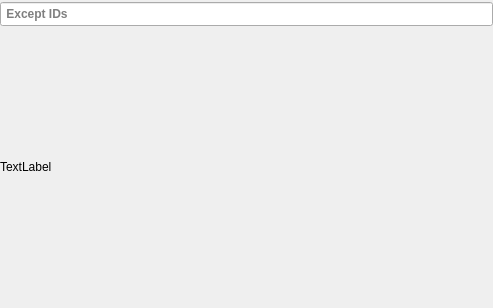
<?xml version="1.0" encoding="UTF-8"?>
<ui version="4.0">
 <class>Form</class>
 <widget class="QWidget" name="Form">
  <property name="geometry">
   <rect>
    <x>0</x>
    <y>0</y>
    <width>493</width>
    <height>308</height>
   </rect>
  </property>
  <property name="minimumSize">
   <size>
    <width>493</width>
    <height>308</height>
   </size>
  </property>
  <property name="maximumSize">
   <size>
    <width>493</width>
    <height>308</height>
   </size>
  </property>
  <property name="windowTitle">
   <string>Form</string>
  </property>
  <widget class="QWidget" name="layoutWidget">
   <property name="geometry">
    <rect>
     <x>-1</x>
     <y>0</y>
     <width>495</width>
     <height>309</height>
    </rect>
   </property>
   <layout class="QVBoxLayout" name="verticalLayout">
    <property name="spacing">
     <number>1</number>
    </property>
    <property name="leftMargin">
     <number>1</number>
    </property>
    <item>
     <widget class="QLineEdit" name="idLE">
      <property name="minimumSize">
       <size>
        <width>493</width>
        <height>24</height>
       </size>
      </property>
      <property name="maximumSize">
       <size>
        <width>493</width>
        <height>24</height>
       </size>
      </property>
      <property name="font">
       <font>
        <weight>75</weight>
        <bold>true</bold>
       </font>
      </property>
      <property name="focusPolicy">
       <enum>Qt::ClickFocus</enum>
      </property>
      <property name="accessibleName">
       <string/>
      </property>
      <property name="inputMask">
       <string/>
      </property>
      <property name="text">
       <string/>
      </property>
      <property name="placeholderText">
       <string> Except IDs</string>
      </property>
     </widget>
    </item>
    <item>
     <widget class="QLabel" name="label">
      <property name="enabled">
       <bool>true</bool>
      </property>
      <property name="minimumSize">
       <size>
        <width>493</width>
        <height>276</height>
       </size>
      </property>
      <property name="maximumSize">
       <size>
        <width>493</width>
        <height>276</height>
       </size>
      </property>
      <property name="text">
       <string>TextLabel</string>
      </property>
     </widget>
    </item>
   </layout>
  </widget>
 </widget>
 <resources/>
 <connections/>
</ui>
